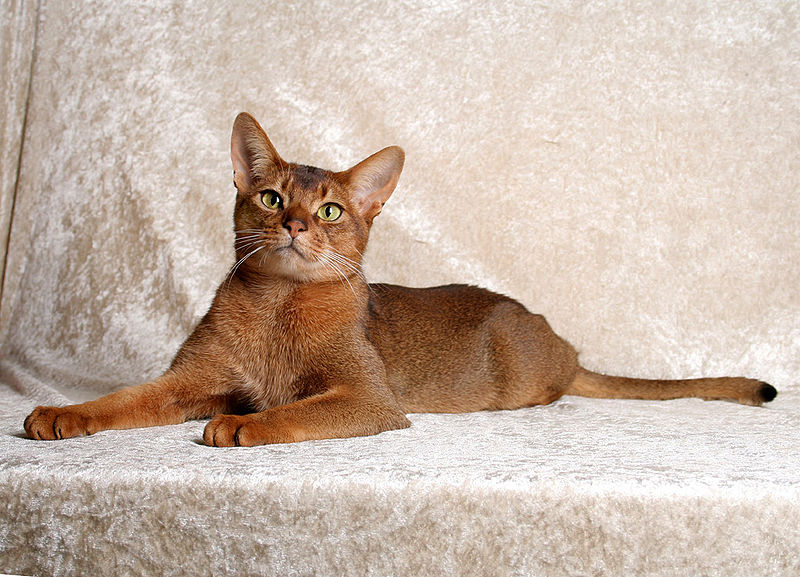
#> input picture first/dataset/2.jpg, 800 x 577 px; its folder holds only this picture in this run
$ python Ncut.py
#> lines starting #> are read from the running program, lines starting #| are printed output that depends on the picture
"""
熟悉归一化图割 使用方法
"""

from skimage import data, segmentation, color
from skimage import graph
import cv2
import os

profile_dir = './dataset'
os.makedirs("./Ncutresults", exist_ok=True)

for file in os.listdir(profile_dir):

    # 读取图像
    image = cv2.imread(os.path.join(profile_dir, file))
#> image is the input picture: shape (577, 800, 3); mean B, G, R 167.9, 181.4, 200
    img = cv2.cvtColor(image, cv2.COLOR_BGR2RGB)

    # 提取超像素
    labels1 = segmentation.slic(img, compactness=30, n_segments=200, start_label=1)
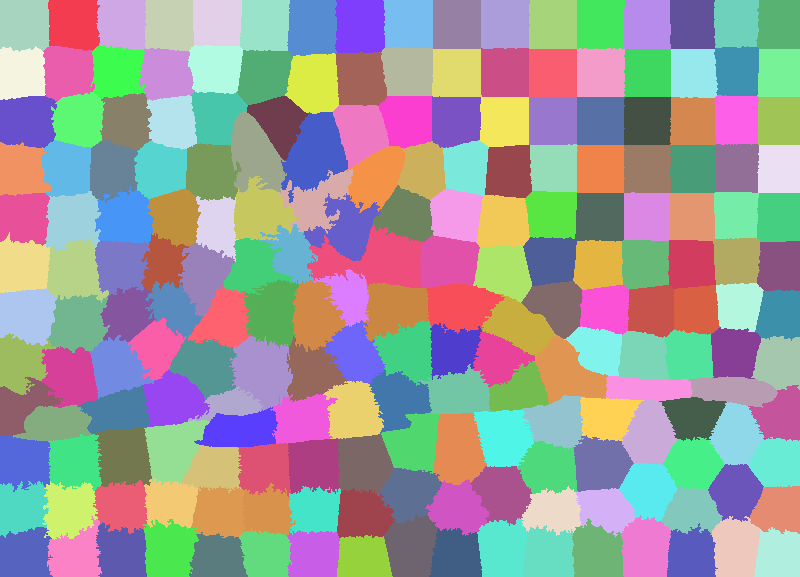
#> labels1: shape (577, 800) int64; 202 distinct labels, from 1 to 202; one colour per label, 0 black

    # 利用平均颜色来输出超像素
    out1 = color.label2rgb(labels1, img, kind='avg', bg_label=0)
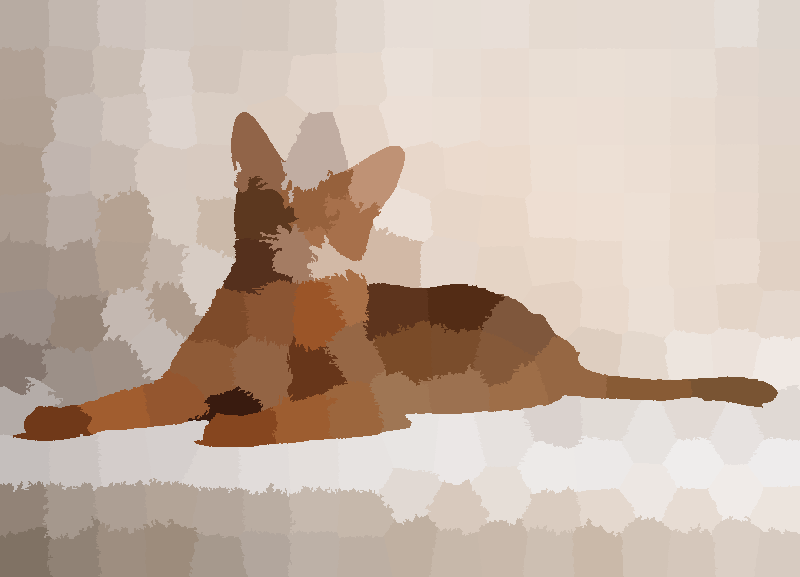
#> out1: shape (577, 800, 3); mean R, G, B 199.5, 180.9, 167.3

    # 生成RAG图
    g = graph.rag_mean_color(img, labels1, mode='similarity')
    labels2 = graph.cut_normalized(labels1, g)
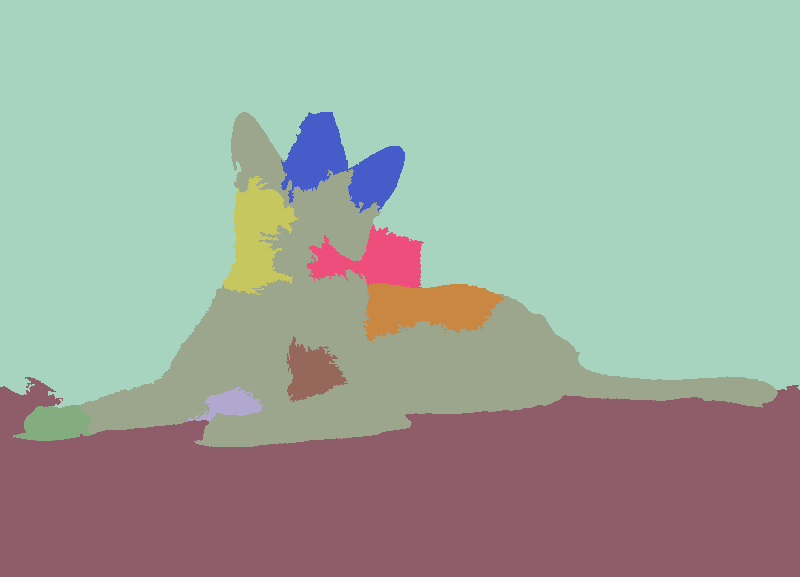
#> labels2: shape (577, 800) int64; 10 distinct labels, from 1 to 152; one colour per label, 0 black

    # 利用平均颜色来输出图割结果
    out2 = color.label2rgb(labels2, img, kind='avg', bg_label=0)
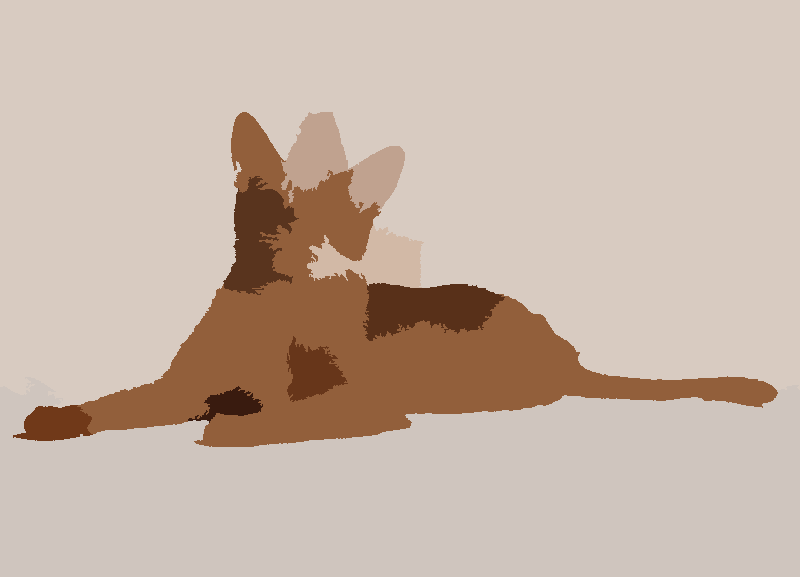
#> out2: shape (577, 800, 3); mean R, G, B 199.5, 181, 167.7

    # 直接保存结果图像
    # 转换回BGR格式用于cv2保存
    out2_bgr = cv2.cvtColor((out2 * 255).astype('uint8'), cv2.COLOR_RGB2BGR)
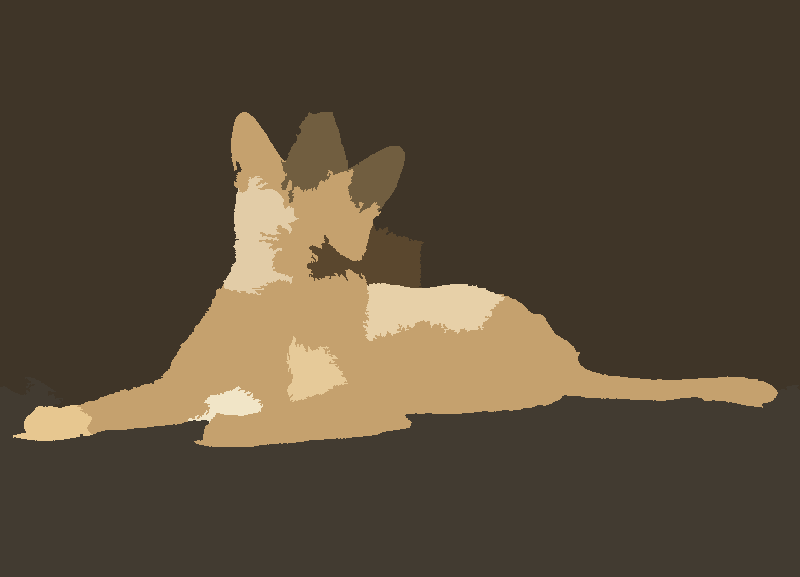
#> out2_bgr: shape (577, 800, 3); mean R, G, B 88.3, 75, 56.5
    cv2.imwrite(os.path.join("./Ncutresults", f"ncut_{file}"), out2_bgr)

$ run again, on first/dataset/3.jpg
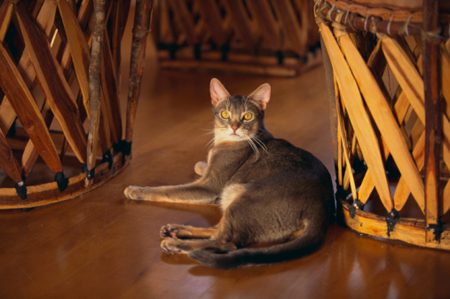
#> input picture first/dataset/3.jpg, 450 x 299 px
#> image is the input picture: shape (299, 450, 3); mean B, G, R 33, 59.7, 102.6
#> labels1: shape (299, 450) int64; 199 distinct labels, from 1 to 199
#> `labels2 = graph.cut_normalized(labels1, g)`:
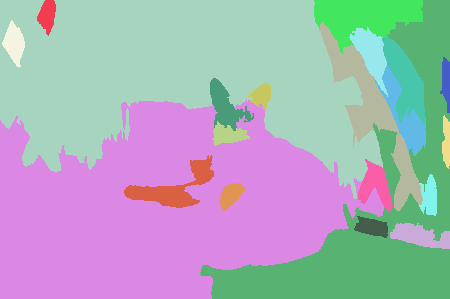
#> labels2: shape (299, 450) int64; 21 distinct labels, from 1 to 150; one colour per label, 0 black
#> `out2_bgr = cv2.cvtColor((out2 * 255).astype('uint8'), cv2.COLOR_RGB2BGR)`:
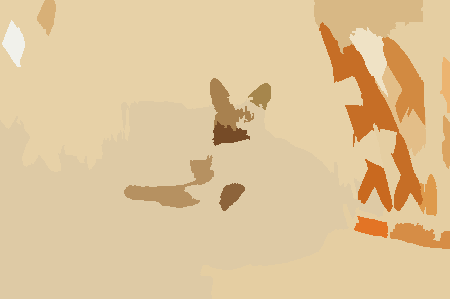
#> out2_bgr: shape (299, 450, 3); mean R, G, B 223.3, 196.8, 153.8

$ run again, on first/dataset/4.jpg
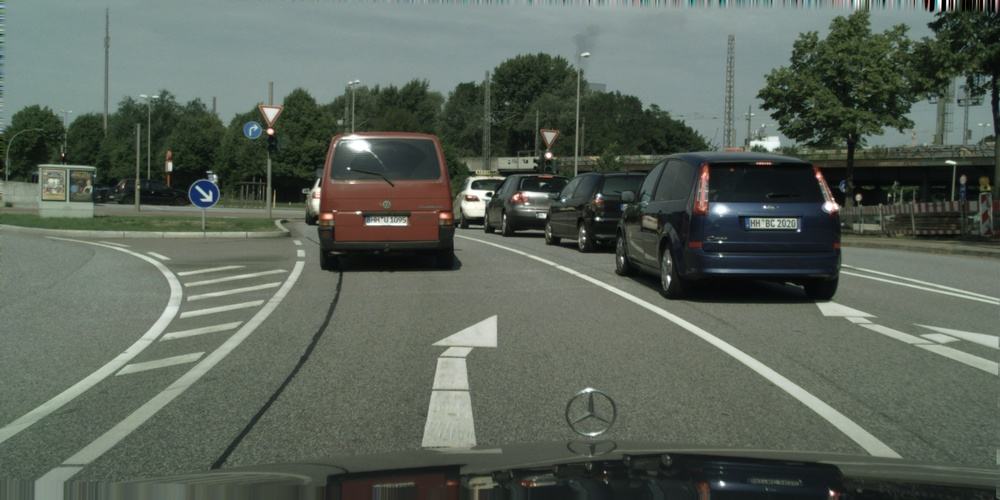
#> input picture first/dataset/4.jpg, 1000 x 500 px, shrunk from 2048 x 1024 before the run
#> image is the input picture: shape (500, 1000, 3); mean B, G, R 89.4, 99.5, 90.4
#> labels1: shape (500, 1000) int64; 194 distinct labels, from 1 to 194
#> `labels2 = graph.cut_normalized(labels1, g)`:
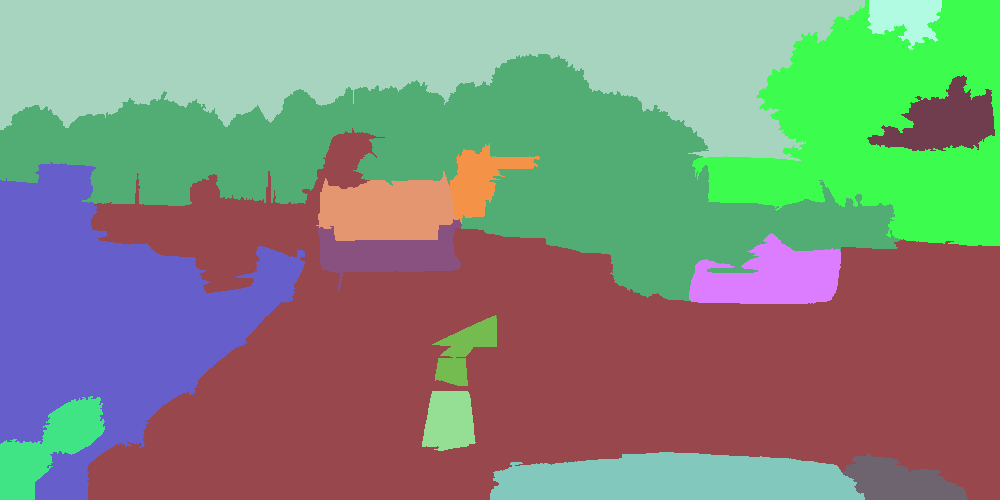
#> labels2: shape (500, 1000) int64; 16 distinct labels, from 1 to 186; one colour per label, 0 black
#> `out2_bgr = cv2.cvtColor((out2 * 255).astype('uint8'), cv2.COLOR_RGB2BGR)`:
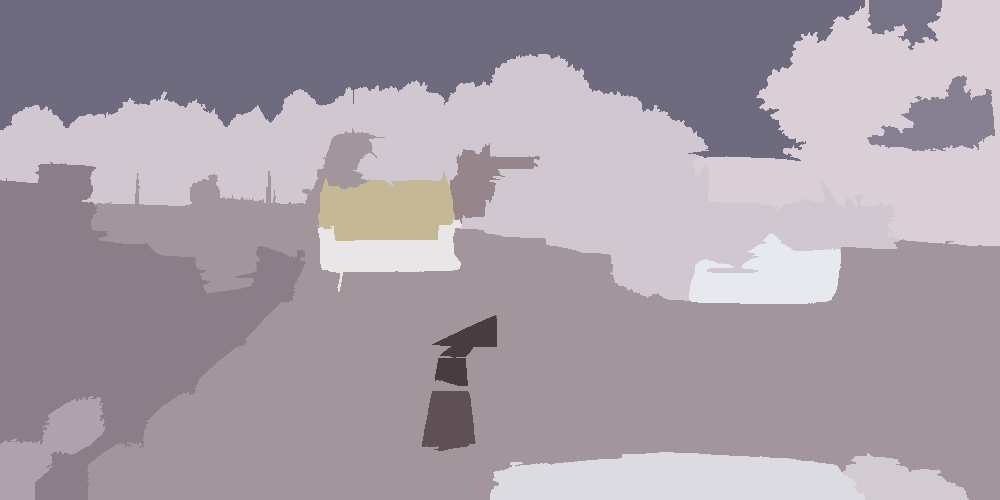
#> out2_bgr: shape (500, 1000, 3); mean R, G, B 167, 157, 166.3

$ run again, on first/dataset/5.jpg
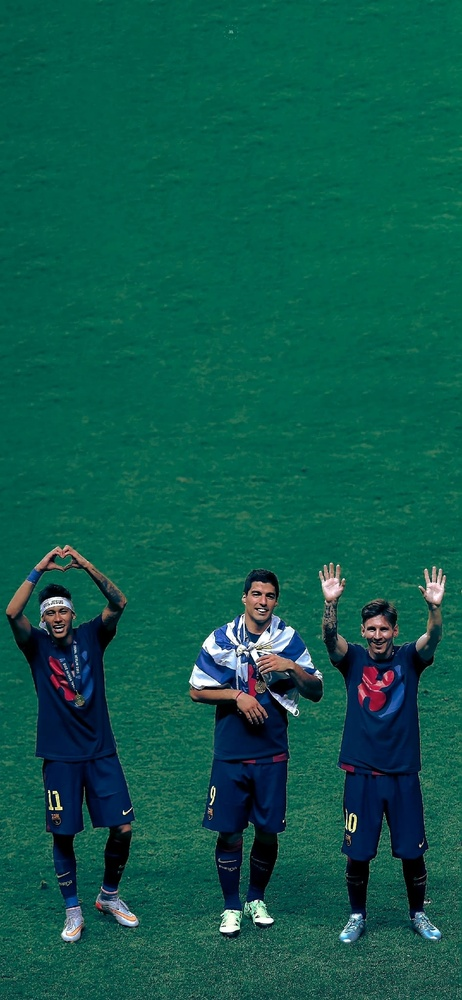
#> input picture first/dataset/5.jpg, 462 x 1000 px, shrunk from 1080 x 2339 before the run
#> image is the input picture: shape (1000, 462, 3); mean B, G, R 75.1, 89.3, 13
#> labels1: shape (1000, 462) int64; 196 distinct labels, from 1 to 196
#> `labels2 = graph.cut_normalized(labels1, g)`:
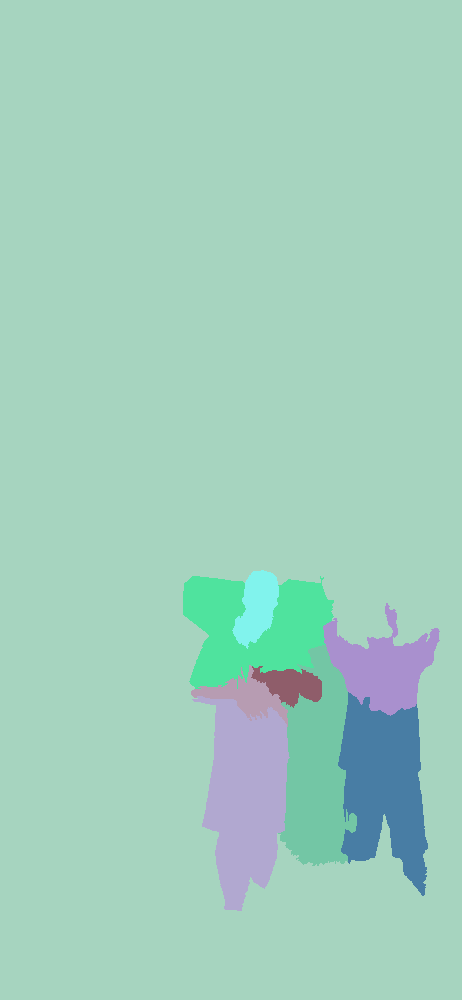
#> labels2: shape (1000, 462) int64; 9 distinct labels, from 1 to 145; one colour per label, 0 black
#> `out2_bgr = cv2.cvtColor((out2 * 255).astype('uint8'), cv2.COLOR_RGB2BGR)`:
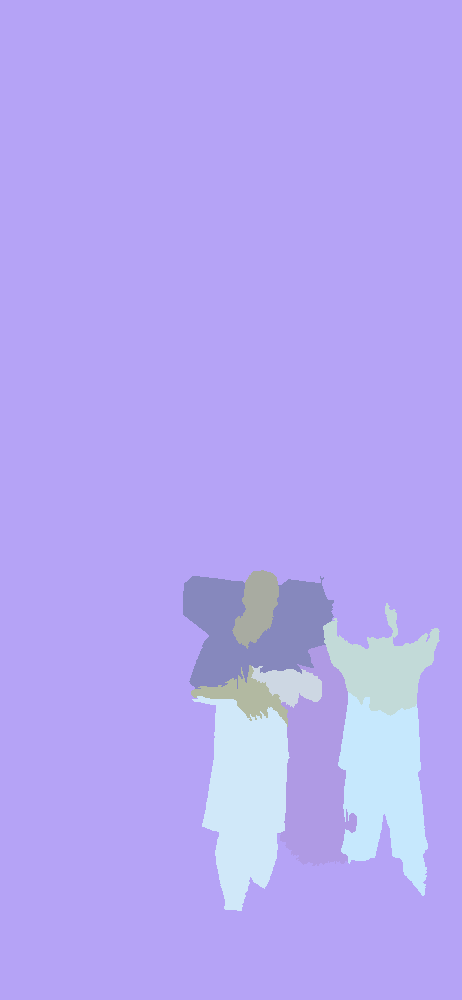
#> out2_bgr: shape (1000, 462, 3); mean R, G, B 181.2, 167, 243.3
